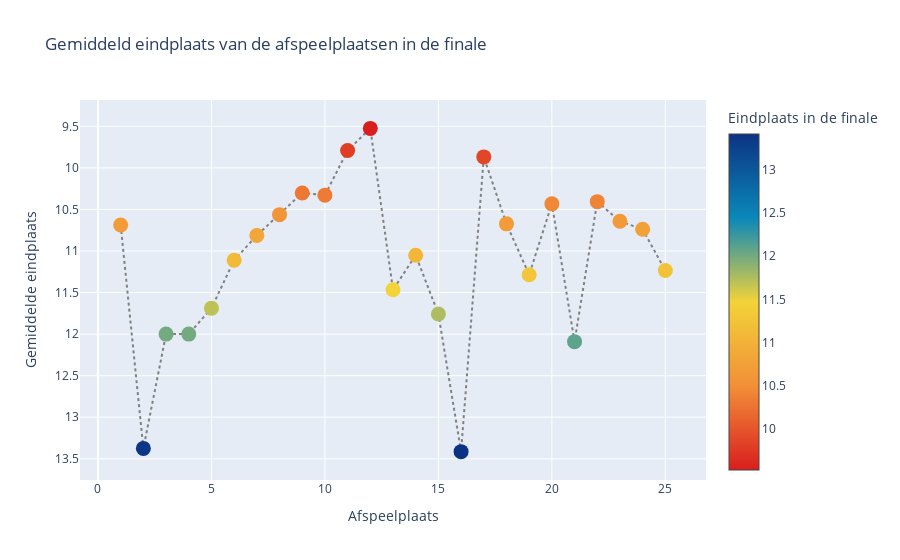

Notebook source saved alongside this figure:
### Markdown cell above
Figuur 6 toont aan dat landen die aan dezelfde halve finale hebben deelgenomen elkaar meer punten geven. Dit kan onder andere komen door het exposure-effect, een psychologisch fenomeen dat stelt dat mensen een voorkeur ontwikkelen voor dingen die herkenbaarder zijn (Verrier, 2012). De kans is groot dat landen alleen naar hun eigen halve finale kijken (in plaats van allebei) en dus eerder geneigd zijn te stemmen op landen die ze vaker hebben gehoord. Dit blijkt ook uit figuur 6. Deze correlatie toont aan dat bij het stemmen factoren meespelen die noch op de muziek, noch op de cultuur betrekking hebben.

### Code cell
# Eigenschappen van de marker
marker = dict(
        color = running_place_points_df.values,
        colorscale = 'Portland_r',
        cmin = running_place_points_df.max(),
        cmax = running_place_points_df.min(),
        colorbar = dict(title='Eindplaats in de finale'),
        size = 15
    )

# Eigenschappen van de lijn
line = dict(
    color = 'grey',
    dash = 'dot'
   
)

# Maak een scattter plot van het gemiddeld aantal punten per afspeelplaats
afspeelplaats = go.Figure(data=go.Scatter(
    x = running_place_points_df.index,
    y = running_place_points_df.values,
    mode = 'lines + markers',
    marker = marker,
    line = line
))

# Plot het figuur met titel en labels
afspeelplaats.update_layout(title = 'Gemiddelde eindplaats van de afspeelplaatsen in de finale', 
                  xaxis_title='Afspeelplaats', 
                  yaxis_title='Gemiddelde eindplaats',
                  yaxis=dict(autorange='reversed'))

afspeelplaats.show()

### Figure 1 — Plotly figure (JSON) as saved in the notebook; plotly's stock layout.template omitted (floating-point values rounded to 4 significant figures)
{"data": [{"line": {"color": "grey", "dash": "dot"}, "marker": {"cmax": 9.525, "cmin": 13.41, "color": [10.69, 13.38, 12, 12, 11.69, 11.11, 10.81, 10.56, 10.3, 10.33, 9.79, 9.525, 11.47, 11.05, 11.76, 13.41, 9.868, 10.67, 11.29, 10.43, 12.09, 10.41, 10.64, 10.74, 11.24], "colorbar": {"title": {"text": "Eindplaats in de finale"}}, "colorscale": [[0, "rgb(217,30,30)"], [0.25, "rgb(242,143,56)"], [0.5, "rgb(242,211,56)"], [0.75, "rgb(10,136,186)"], [1, "rgb(12,51,131)"]], "size": 15}, "mode": "lines+markers", "type": "scatter", "x": [1, 2, 3, 4, 5, 6, 7, 8, 9, 10, 11, 12, 13, 14, 15, 16, 17, 18, 19, 20, 21, 22, 23, 24, 25], "y": [10.69, 13.38, 12, 12, 11.69, 11.11, 10.81, 10.56, 10.3, 10.33, 9.79, 9.525, 11.47, 11.05, 11.76, 13.41, 9.868, 10.67, 11.29, 10.43, 12.09, 10.41, 10.64, 10.74, 11.24]}], "layout": {"title": {"text": "Gemiddeld eindplaats van de afspeelplaatsen in de finale"}, "xaxis": {"title": {"text": "Afspeelplaats"}}, "yaxis": {"autorange": "reversed", "title": {"text": "Gemiddelde eindplaats"}}}}
